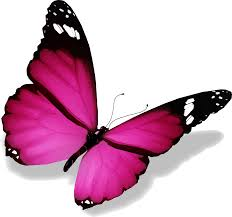
//> input picture OpencvTutorials/papillon.jpg, 232 x 217 px
$ ./Hull_Contour   (built with g++ and OpenCV 4)
//> lines starting //> are read from the running program, lines starting //| are printed output that depends on the picture; after the words box and inside, x2 and y2 are one past the last pixel; in counts of white or black regions, pixels touching at a corner belong together
#include <opencv2/highgui.hpp>
#include <opencv2/imgproc.hpp>
#include <iostream>
#include <stdio.h>
#include <stdlib.h>

using namespace cv;
using namespace std;

Mat src; Mat src_gray;
int thresh = 100;
int max_thresh = 255;
RNG rng(12345);

/// Function header
void thresh_callback(int, void*);

/* @function main */
int main(int argc, char** argv)
{
	/// Load source image and convert it to gray
	src = imread("papillon.jpg");
//> src is the input picture: 217 rows x 232 cols, CV_8UC3; mean B, G, R 190.1, 169, 208.7

	/// Convert image to gray and blur it
	cvtColor(src, src_gray, COLOR_BGR2GRAY);
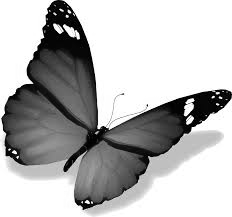
//> src_gray: 217 rows x 232 cols, CV_8UC1; min 0, max 255, mean 183.3
	blur(src_gray, src_gray, Size(3, 3));
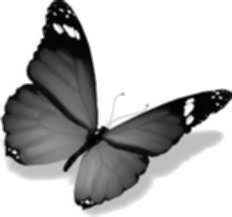
//> src_gray: 217 rows x 232 cols, CV_8UC1; min 1, max 255, mean 183.2

	/// Create Window
	char* source_window = "Source";
	namedWindow(source_window, WINDOW_AUTOSIZE);
	imshow(source_window, src);

	createTrackbar(" Threshold:", "Source", &thresh, max_thresh, thresh_callback);
	thresh_callback(0, 0);

	waitKey(0);
	return(0);
}

/* @function thresh_callback */
void thresh_callback(int, void*)
{
	Mat src_copy = src.clone();
	Mat threshold_output;
	vector<vector<Point> > contours;
	vector<Vec4i> hierarchy;

	/// Detect edges using Threshold
	threshold(src_gray, threshold_output, thresh, 255, THRESH_BINARY);
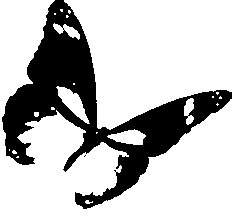
//> threshold_output: 217 rows x 232 cols, CV_8UC1; 74.8% white; 2 black regions (1 under 20 px)

	/// Find contours
	findContours(threshold_output, contours, hierarchy, RETR_TREE, CHAIN_APPROX_SIMPLE, Point(0, 0));
//> contours = 26 contours, 20 with area under 20; largest, box (x1, y1, x2, y2) and area: (0, 0, 232, 217) 20141, (64, 0, 232, 130) 15170, (56, 86, 90, 124) 459, (107, 129, 146, 145) 347, (53, 23, 80, 40) 168, (184, 98, 194, 125) 151

	/// Find the convex hull object for each contour
	vector<vector<Point> >hull(contours.size());
//> hull = 26 empty contours
	for (int i = 0; i < contours.size(); i++)
	{
		convexHull(Mat(contours[i]), hull[i], false);
	}
//> this loop made 26 passes

	/// Draw contours + hull results
	Mat drawing = Mat::zeros(threshold_output.size(), CV_8UC3);
	for (int i = 0; i< contours.size(); i++)
	{
		Scalar color = Scalar(rng.uniform(0, 255), rng.uniform(0, 255), rng.uniform(0, 255));
		drawContours(drawing, contours, i, color, 1, 8, vector<Vec4i>(), 0, Point());
		drawContours(drawing, hull, i, color, 1, 8, vector<Vec4i>(), 0, Point());
	}
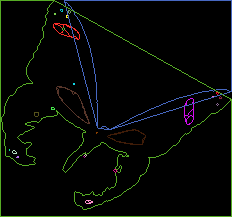
//> drawing: 217 rows x 232 cols, CV_8UC3; mean B, G, R 4.9, 7.4, 5.2

	/// Show in a window
	namedWindow("Hull demo", WINDOW_AUTOSIZE);
	imshow("Hull demo", drawing);
}

$ run again, with OpencvTutorials/Lignes.jpg copied over OpencvTutorials/papillon.jpg
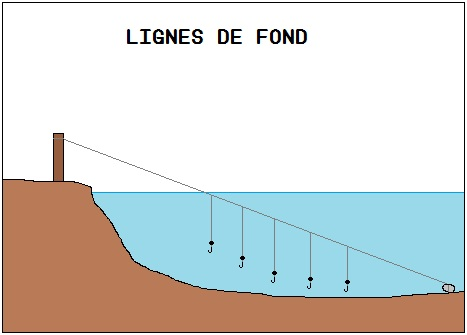
//> input picture OpencvTutorials/Lignes.jpg, 467 x 335 px
//> src is the input picture: 335 rows x 467 cols, CV_8UC3; mean B, G, R 210.5, 213.8, 212.8
//> in thresh_callback, `threshold(src_gray, threshold_output, thresh, 255, THRESH_BINARY);`:
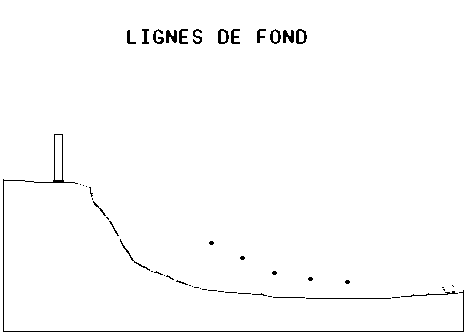
//> threshold_output: 335 rows x 467 cols, CV_8UC1; 98.5% white; black in thin lines or dots, all inside (x1, y1, x2, y2) = (3, 29, 464, 332)
//> contours = 61 contours, 22 with area under 20; largest, box (x1, y1, x2, y2) and area: (0, 0, 467, 335) 155644, (2, 178, 465, 333) 1355, (33, 133, 76, 184) 564, (55, 135, 62, 180) 264, (305, 297, 392, 300) 170
//> in thresh_callback, `vector<vector<Point> >hull(contours.size());`: hull = 61 empty contours
//> the loop in thresh_callback, `for (int i = 0; i < contours.size(); i++)` made 61 passes
//> after the loop in thresh_callback, `for (int i = 0; i < contours.size(); i++)`: hull = 61 contours, 22 with area under 20; largest, box (x1, y1, x2, y2) and area: (0, 0, 467, 335) 155644, (2, 178, 465, 333) 46440, (33, 133, 76, 184) 1298, (55, 135, 62, 180) 264, (400, 290, 459, 298) 224
//> the loop in thresh_callback, `for (int i = 0; i< contours.size(); i++)` made 61 passes
//> after the loop in thresh_callback, `for (int i = 0; i< contours.size(); i++)`:
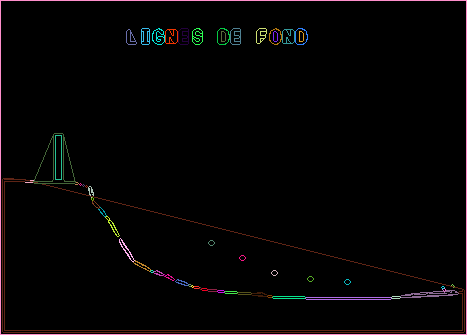
//> drawing: 335 rows x 467 cols, CV_8UC3; mean B, G, R 4.2, 3.8, 5.3

$ run again, with OpencvTutorials/looking.jpg copied over OpencvTutorials/papillon.jpg
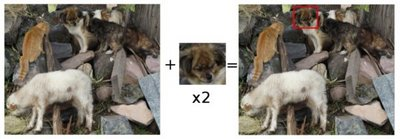
//> input picture OpencvTutorials/looking.jpg, 400 x 139 px
//> src is the input picture: 139 rows x 400 cols, CV_8UC3; mean B, G, R 128.8, 137.4, 142.8
//> in thresh_callback, `threshold(src_gray, threshold_output, thresh, 255, THRESH_BINARY);`:
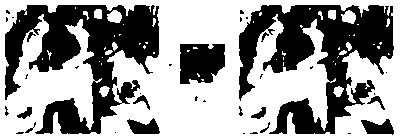
//> threshold_output: 139 rows x 400 cols, CV_8UC1; 60% white; 36 black regions (21 under 20 px)
//> contours = 93 contours, 65 with area under 20; largest, box (x1, y1, x2, y2) and area: (0, 0, 400, 139) 55062, (238, 4, 395, 135) 10814, (4, 4, 160, 135) 10459, (179, 43, 226, 85) 1648, (126, 117, 161, 135) 388
//> in thresh_callback, `vector<vector<Point> >hull(contours.size());`: hull = 93 empty contours
//> the loop in thresh_callback, `for (int i = 0; i < contours.size(); i++)` made 93 passes
//> after the loop in thresh_callback, `for (int i = 0; i < contours.size(); i++)`: hull = 93 contours, 62 with area under 20; largest, box (x1, y1, x2, y2) and area: (0, 0, 400, 139) 55062, (238, 4, 395, 135) 17367, (4, 4, 160, 135) 17238, (179, 43, 226, 85) 1742, (126, 117, 161, 135) 478
//> the loop in thresh_callback, `for (int i = 0; i< contours.size(); i++)` made 93 passes
//> after the loop in thresh_callback, `for (int i = 0; i< contours.size(); i++)`:
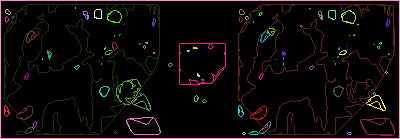
//> drawing: 139 rows x 400 cols, CV_8UC3; mean B, G, R 8.1, 8.8, 13.2
